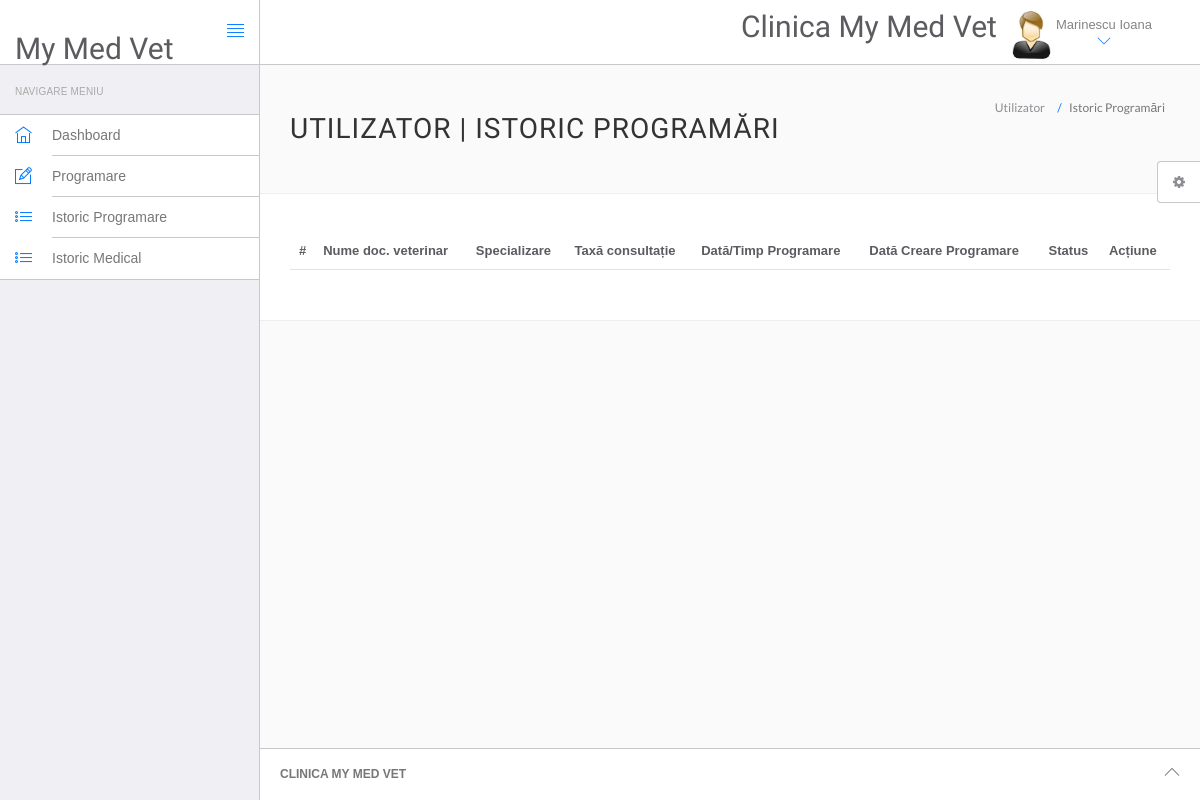
The page /mymedvet/appointment-history.php (signed in) on the database as committed earlier.
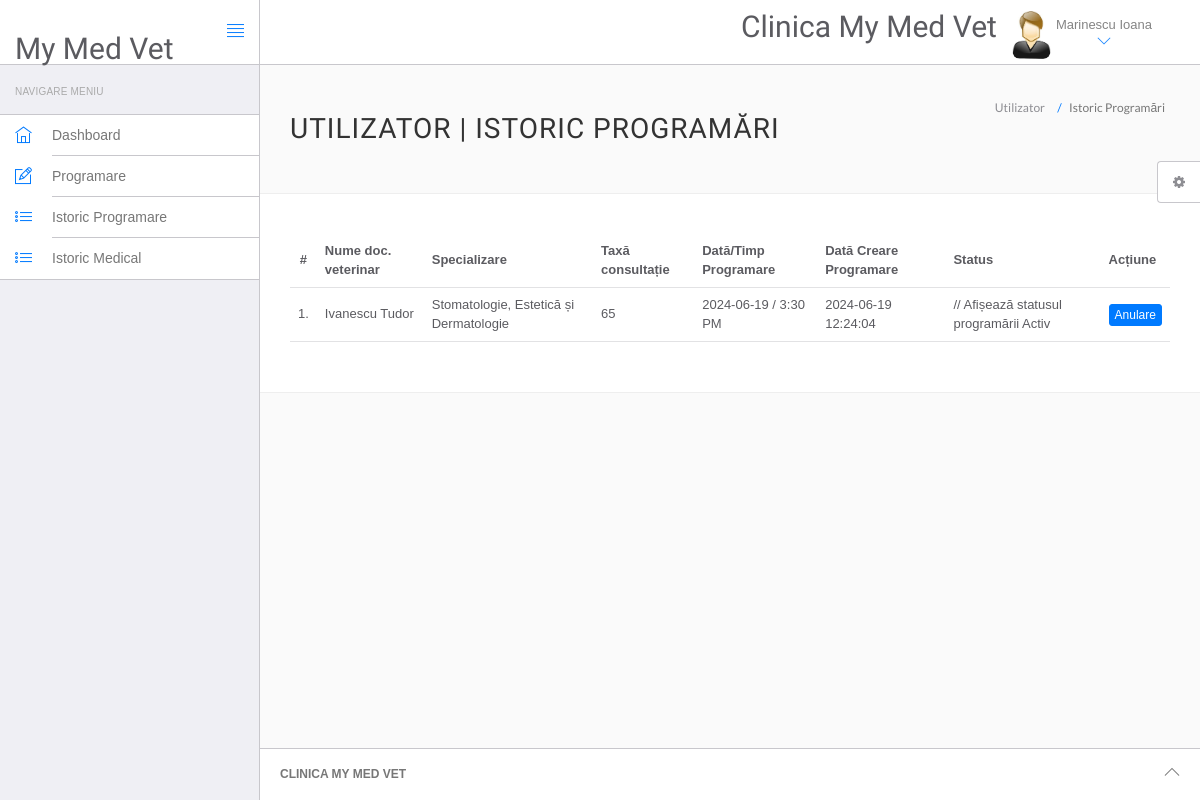
The same page on the database as committed later.
### tables this page shows
CREATE TABLE `users` (
  `id` int(11) NOT NULL,
  `fullName` varchar(255) DEFAULT NULL,
  `address` varchar(255) DEFAULT NULL,
  `city` varchar(255) DEFAULT NULL,
  `gender` varchar(255) DEFAULT NULL,
  `email` varchar(255) DEFAULT NULL,
  `password` varchar(255) DEFAULT NULL,
  `regDate` timestamp NULL DEFAULT current_timestamp(),
  `updateDate` timestamp NULL DEFAULT NULL ON UPDATE current_timestamp()
);

CREATE TABLE `appointment` (
  `id` int(11) NOT NULL,
  `vetdocSpecialization` varchar(255) DEFAULT NULL,
  `vetdocId` int(11) DEFAULT NULL,
  `userId` int(11) DEFAULT NULL,
  `consultancyFees` int(11) DEFAULT NULL,
  `appointmentDate` varchar(255) DEFAULT NULL,
  `appointmentTime` varchar(255) DEFAULT NULL,
  `postingDate` timestamp NULL DEFAULT current_timestamp(),
  `userStatus` int(11) DEFAULT NULL,
  `vetdocStatus` int(11) DEFAULT NULL,
  `updateDate` timestamp NULL DEFAULT NULL ON UPDATE current_timestamp()
);

CREATE TABLE `vetdoc` (
  `id` int(11) NOT NULL,
  `specialization` varchar(255) DEFAULT NULL,
  `vetdocName` varchar(255) DEFAULT NULL,
  `address` longtext DEFAULT NULL,
  `vetdocFees` int(11) DEFAULT NULL,
  `phoneNumber` bigint(12) DEFAULT NULL,
  `vetdocEmail` varchar(255) DEFAULT NULL,
  `password` varchar(255) DEFAULT NULL,
  `createDate` timestamp NULL DEFAULT current_timestamp(),
  `updateDate` timestamp NULL DEFAULT NULL ON UPDATE current_timestamp()
);

### mymedvet/appointment-history.php (the view, shortened to what this page needs)
<?php
include('include/config.php');
if(strlen($_SESSION['id']==0)) {
 header('location:logout.php');
  } else{
?>
<!DOCTYPE html>
<html lang="en">
	<head>
		<link rel="stylesheet" href="vendor/bootstrap/css/bootstrap.min.css">
		<link rel="stylesheet" href="vendor/fontawesome/css/font-awesome.min.css">
		<link rel="stylesheet" href="vendor/themify-icons/themify-icons.min.css">
		<link href="vendor/animate.css/animate.min.css" rel="stylesheet" media="screen">
		<link href="vendor/perfect-scrollbar/perfect-scrollbar.min.css" rel="stylesheet" media="screen">
		<link href="vendor/switchery/switchery.min.css" rel="stylesheet" media="screen">
		<link href="vendor/bootstrap-touchspin/jquery.bootstrap-touchspin.min.css" rel="stylesheet" media="screen">
		<link href="vendor/select2/select2.min.css" rel="stylesheet" media="screen">
		<link href="vendor/bootstrap-datepicker/bootstrap-datepicker3.standalone.min.css" rel="stylesheet" media="screen">
		<link href="vendor/bootstrap-timepicker/bootstrap-timepicker.min.css" rel="stylesheet" media="screen">
		<link rel="stylesheet" href="customstyle/css/styles.css">
		<link rel="stylesheet" href="customstyle/css/plugins.css">
		<link rel="stylesheet" href="customstyle/css/themes/theme-1.css" id="skin_color" />
	</head>
	<body>
		<div id="app">
<?php include('include/sidebar.php');?>
			<div class="app-content">
					<?php include('include/header.php');?>
				<div class="main-content" >
					<div class="wrap-content container" id="container">
						<section id="page-title">
							<div class="row">
								<div class="col-sm-8">
									<h1 class="mainTitle">Utilizator | Istoric Programări</h1>
																	</div>
								<ol class="breadcrumb">
									<li>
										<span>Utilizator </span>
									</li>
									<li class="active">
										<span>Istoric Programări</span>
									</li>
								</ol>
							</div>
						</section>
						<div class="container-fluid container-fullw bg-white">
									<div class="row">
								<div class="col-md-12">
									<table class="table table-hover" id="sample-table-1">
										<thead>
											<tr>
												<th class="center">#</th>
												<th class="hidden-xs">Nume doc. veterinar</th>
												<th>Specializare</th>
												<th>Taxă consultație</th>
												<th>Dată/Timp Programare </th>
												<th>Dată Creare Programare </th>
												<th>Status</th>
												<th>Acțiune</th>
											</tr>
										</thead>
										<tbody>
<?php
$sql=mysqli_query($con,"select vetdoc.vetdocName as vetdocName,appointment.*  from appointment join vetdoc on vetdoc.id=appointment.vetdocId where appointment.userId='".$_SESSION['id']."'");
$cnt=1;
while($row=mysqli_fetch_array($sql))
{
?>
											<tr>
												<td class="center"><?php echo $cnt;?>.</td>
												<td class="hidden-xs"><?php echo $row['vetdocName'];?></td>
												<td><?php echo $row['vetdocSpecialization'];?></td>
												<td><?php echo $row['consultancyFees'];?></td>
												<td><?php echo $row['appointmentDate'];?> / <?php echo
												 $row['appointmentTime'];?>
												</td>
												<td><?php echo $row['postingDate'];?></td>
												<td>
// Afișează statusul programării
<?php if(($row['userStatus']==1) && ($row['vetdocStatus']==1))
{
	echo "Activ";
}
												?></td>
												<td >
												<div class="visible-md visible-lg hidden-sm hidden-xs">
							<?php if(($row['userStatus']==1) && ($row['vetdocStatus']==1))
{ ?>
	<a href="appointment-history.php?id=<?php echo $row['id']?>&cancel=update" onClick="return confirm('Sunteți sigur că doriți să anulați programarea?')"class="btn btn-primary btn-xs" title="Cancel Appointment" tooltip-placement="top" tooltip="Remove">Anulare</a>
	<?php } else {
		echo "Anulat";
		} ?>
												</div>
												</td>
											</tr>
											<?php
$cnt=$cnt+1;
											 }?>
										</tbody>
									</table>
								</div>
							</div>
								</div>
					</div>
				</div>
			</div>
	<?php include('include/footer.php');?>
	<?php include('include/setting.php');?>
		</div>
	</body>
</html>
<?php } ?>

### mymedvet/include/header.php (shortened to what this page needs)
<header class="navbar navbar-default navbar-static-top">
					<div class="navbar-header">
						<a class="navbar-brand" href="#">
							<h2 style="padding-top:20% ">My Med Vet</h2>
						</a>
						<a href="#" class="sidebar-toggler pull-right visible-md visible-lg" data-toggle-class="app-sidebar-closed" data-toggle-target="#app">
							<i class="ti-align-justify"></i>
						</a>
					</div>
					<div class="navbar-collapse collapse">
						<ul class="nav navbar-right">
								<li  style="padding-top:2% ">
								<h2>Clinica My Med Vet</h2>
							</li>
							<li class="dropdown current-user">
								<a href class="dropdown-toggle" data-toggle="dropdown">
									<img src="customstyle/images/images.jpg"> <span class="username">
									<?php $query=mysqli_query($con,"select fullName from users where id='".$_SESSION['id']."'");
while($row=mysqli_fetch_array($query))
{
	echo $row['fullName'];
}
									?> <i class="ti-angle-down"></i></i></span>
								</a>
							</li>
						</ul>
					</div>
				</header>

Rows that differ between the two databases and show on the page:
added appointment: vetdocId.vetdocName "Ivanescu Tudor", vetdocSpecialization "Stomatologie, Estetică și Dermatologie", consultancyFees "65", appointmentDate "2024-06-19", appointmentTime "3:30 PM", postingDate "2024-06-19 12:24:04", userStatus "Activ"
